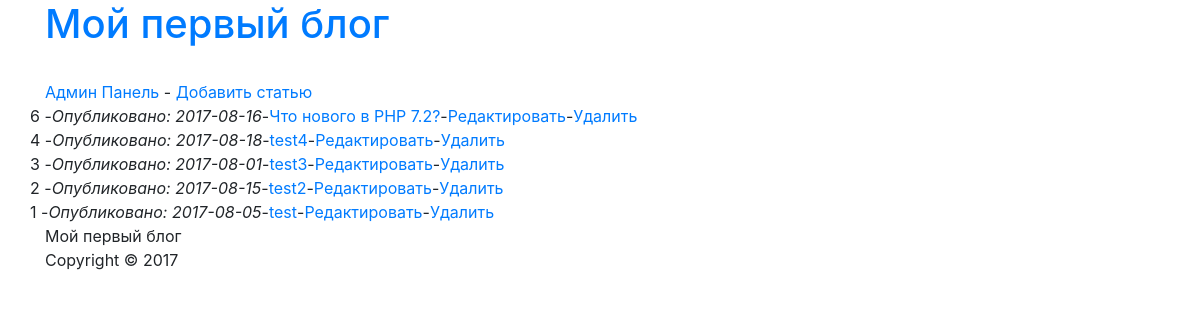
The app's page /admin/index.php with its own data.
### tables this page shows
CREATE TABLE `articles` (
  `id` int(11) NOT NULL,
  `title` varchar(255) NOT NULL,
  `content` text NOT NULL,
  `date` date NOT NULL
);

### models/articles.php (called while the page is built, shortened)
<?php
	function articles_all($dbc){
		$query = "SELECT * FROM articles ORDER BY id DESC";
		$result = mysqli_query($dbc, $query);
		$n = mysqli_num_rows($result);
		$articles = array();
		for($i = 0; $i < $n; $i++){
			$row = mysqli_fetch_assoc($result);
			$articles[] = $row;
		};
		return $articles;
	}
?>

### views/articles_admin.php (the view, shortened to what this page needs)
<!DOCTYPE html>
<html>
<head>
	<link rel="stylesheet" href="http://bblog.com/style.css">
    <link rel="stylesheet" href="https://maxcdn.bootstrapcdn.com/bootstrap/4.0.0-beta/css/bootstrap.min.css">
</head>
<body>
	<div class="container">
		<h1><a href="http://localhost/bblog/">Мой первый блог</a></h1><br>
		<a href="../admin/">Админ Панель</a> -
		<a href="index.php?action=add">Добавить статью</a>
		<div>
			<?php foreach($articles as $a): ?>
			<div class="row">
					<?=$a['id']?> -
					<em>Опубликовано: <?=$a['date']?></em> -
					<a href="../article.php?id=<?=$a['id']?>"> <?=$a['title']?> </a> -
					<a href="index.php?action=edit&id=<?=$a['id']?>">Редактировать </a> -
					<a href="index.php?action=delete&id=<?=$a['id']?>">Удалить </a>
			</div>
			<?php endforeach; ?>
		</div>
		<footer>
			<p>Мой первый блог<br>Copyright &copy; 2017</p>
		</footer>
	</div>
</body>
</html>

### records on screen
articles: id "6", date "2017-08-16", title "Что нового в PHP 7.2?"
articles: id "4", date "2017-08-18", title "test4"
articles: id "3", date "2017-08-01", title "test3"
articles: id "2", date "2017-08-15", title "test2"
articles: id "1", date "2017-08-05", title "test"
